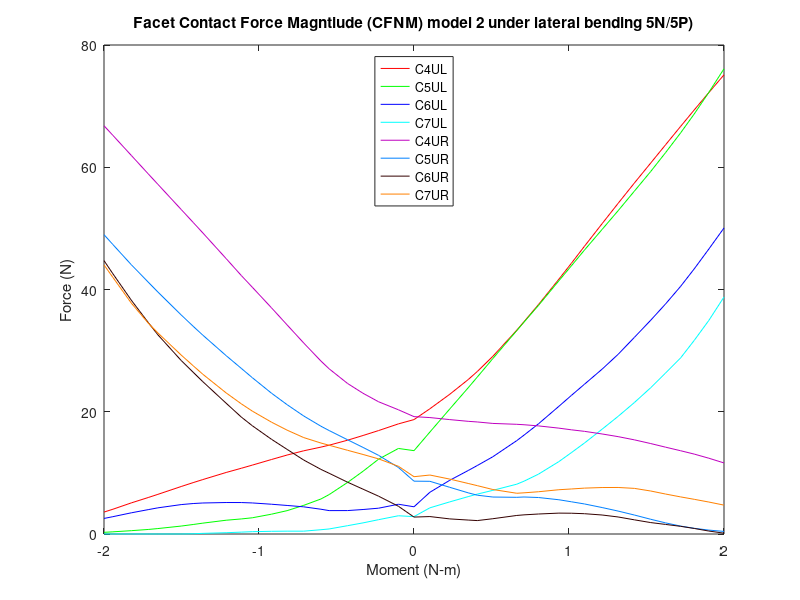

This figure's MATLAB source:
%% Facet contact force magnitude (N)
% model2_SlideSlide_NoTethr/5P & 6P 

clear all;
%% 5P
figure (8)

c4ulxp=[2 2.05126 2.11533 2.17471 2.20404 2.25438 2.33159 2.3549 2.4016 2.46738 2.50746 2.55002 2.60679 2.65835 2.71084 2.76368 2.81124 2.86007 2.90407 2.95108 3 ]-2;
c4ulyp=[18.7179 20.4894 22.8597 25.2605 26.579 29.0697 33.349 34.7364 37.5391 41.6912 44.2738 47.0851 50.7717 54.0902 57.4195 60.6982 63.6596 66.6864 69.3836 72.2177 75.1189 ];

c4urxp=[2 2.05126 2.11533 2.17471 2.20404 2.25438 2.33159 2.3549 2.4016 2.46738 2.50746 2.55002 2.60679 2.65835 2.71084 2.76368 2.81124 2.86007 2.90407 2.95108 3 ]-2;
c4uryp=[19.2013 19.0486 18.7162 18.435 18.3307 18.0897 17.9466 17.8757 17.6863 17.3185 17.0472 16.7943 16.3659 15.9297 15.4047 14.7957 14.2084 13.622 13.072 12.3982 11.6267 ];

c5ulxp=[2 2.05126 2.11533 2.17471 2.20404 2.25438 2.33159 2.3549 2.4016 2.46738 2.50746 2.55002 2.60679 2.65835 2.71084 2.76368 2.81124 2.86007 2.90407 2.95108 3 ]-2;
c5ulyp=[13.6356 16.6823 20.4533 23.9176 25.6697 28.7087 33.2761 34.665 37.3992 41.4296 43.863 46.4621 49.8282 52.8884 56.0893 59.315 62.3754 65.6247 68.7252 72.2549 76.1108 ];

c5urxp=[2 2.05126 2.11533 2.17471 2.20404 2.25438 2.33159 2.3549 2.4016 2.46738 2.50746 2.55002 2.60679 2.65835 2.71084 2.76368 2.81124 2.86007 2.90407 2.95108 3 ]-2;
c5uryp=[8.64361 8.6218 7.63851 6.73733 6.34975 6.04738 6.00299 6.05551 5.96886 5.60274 5.27356 4.91552 4.32878 3.75214 3.10548 2.40858 1.82355 1.29401 0.931837 0.638606 0.424049 ];

c6ulxp=[2 2.05126 2.11533 2.17471 2.20404 2.25438 2.33159 2.3549 2.4016 2.46738 2.50746 2.55002 2.60679 2.65835 2.71084 2.76368 2.81124 2.86007 2.90407 2.95108 3 ]-2;
c6ulyp=[4.45284 6.82756 8.78811 10.384 11.1998 12.6407 15.2792 16.1734 18.0304 20.8916 22.6625 24.5086 26.9684 29.3908 32.1636 34.9795 37.6243 40.5156 43.3854 46.621 50.0662 ];

c6urxp=[2 2.05126 2.11533 2.17471 2.20404 2.25438 2.33159 2.3549 2.4016 2.46738 2.50746 2.55002 2.60679 2.65835 2.71084 2.76368 2.81124 2.86007 2.90407 2.95108 3 ]-2;
c6uryp=[2.76838 2.8537 2.47124 2.28267 2.19589 2.50168 3.03478 3.13364 3.27138 3.41679 3.40027 3.32058 3.10806 2.78769 2.31902 1.86867 1.56857 1.2564 0.906017 0.483931 0.134335 ];

c7ulxp=[2 2.05126 2.11533 2.17471 2.20404 2.25438 2.33159 2.3549 2.4016 2.46738 2.50746 2.55002 2.60679 2.65835 2.71084 2.76368 2.81124 2.86007 2.90407 2.95108 3 ]-2;
c7ulyp=[2.84559 4.28292 5.25518 6.11547 6.52391 7.14379 8.15121 8.63996 9.79449 11.8459 13.3036 14.8894 17.146 19.2417 21.5037 23.9378 26.322 28.8122 31.6806 34.9425 38.7738 ];

c7urxp=[2 2.05126 2.11533 2.17471 2.20404 2.25438 2.33159 2.3549 2.4016 2.46738 2.50746 2.55002 2.60679 2.65835 2.71084 2.76368 2.81124 2.86007 2.90407 2.95108 3 ]-2;
c7uryp=[9.37565 9.64723 8.98342 8.26946 7.91221 7.27737 6.66555 6.73739 6.91386 7.24413 7.36528 7.50756 7.60275 7.61276 7.46463 7.03404 6.54103 6.07015 5.6739 5.22942 4.72534 ];

%% 5N

c4ulxn=-1*[2 2.05026 2.11433 2.16433 2.21433 2.27371 2.30007 2.35578 2.40928 2.45979 2.52161 2.5572 2.60603 2.68118 2.71243 2.7511 2.82625 2.8575 2.91199 2.97132 3 ]+2;
c4ulyn=[18.7179 18.0167 16.9219 16.1168 15.3453 14.5303 14.2171 13.6126 12.9195 12.1862 11.2692 10.7537 10.0657 8.90611 8.40688 7.76816 6.48533 5.96634 5.08864 4.05116 3.58758 ];

c4urxn=-1*[2 2.05026 2.11433 2.16433 2.21433 2.27371 2.30007 2.35578 2.40928 2.45979 2.52161 2.5572 2.60603 2.68118 2.71243 2.7511 2.82625 2.8575 2.91199 2.97132 3 ]+2;
c4uryn=[19.2013 20.3223 21.6356 23.0196 24.6272 27.0235 28.2889 31.2504 34.2041 37.0075 40.3736 42.2941 45.0575 49.2564 50.978 53.0958 57.213 58.9293 61.9408 65.2159 66.7896 ];

c5ulxn=-1*[2 2.05026 2.11433 2.16433 2.21433 2.27371 2.30007 2.35578 2.40928 2.45979 2.52161 2.5572 2.60603 2.68118 2.71243 2.7511 2.82625 2.8575 2.91199 2.97132 3 ]+2;
c5ulyn=[13.6356 13.9957 12.237 10.2684 8.43409 6.44921 5.733 4.6879 3.82171 3.24162 2.65385 2.46415 2.2534 1.7765 1.55511 1.29808 0.890622 0.742007 0.544334 0.356778 0.274919 ];

c5urxn=-1*[2 2.05026 2.11433 2.16433 2.21433 2.27371 2.30007 2.35578 2.40928 2.45979 2.52161 2.5572 2.60603 2.68118 2.71243 2.7511 2.82625 2.8575 2.91199 2.97132 3 ]+2;
c5uryn=[8.64361 10.8858 12.8706 14.1626 15.4157 16.9252 17.629 19.3098 21.1568 23.0403 25.5759 27.1011 29.181 32.5287 33.9857 35.8428 39.5918 41.2149 44.0595 47.3554 48.9715 ];

c6ulxn=-1*[2 2.05026 2.11433 2.16433 2.21433 2.27371 2.30007 2.35578 2.40928 2.45979 2.52161 2.5572 2.60603 2.68118 2.71243 2.7511 2.82625 2.8575 2.91199 2.97132 3 ]+2;
c6ulyn=[4.45284 4.86872 4.22212 4.00787 3.8329 3.82719 4.05134 4.44534 4.66944 4.87087 5.08193 5.14647 5.1498 5.07386 4.98467 4.81225 4.27938 3.98616 3.46535 2.83516 2.54489 ];

c6urxn=-1*[2 2.05026 2.11433 2.16433 2.21433 2.27371 2.30007 2.35578 2.40928 2.45979 2.52161 2.5572 2.60603 2.68118 2.71243 2.7511 2.82625 2.8575 2.91199 2.97132 3 ]+2;
c6uryn=[2.76838 4.53764 6.18955 7.33201 8.47466 9.93509 10.5686 12.1021 13.8426 15.4968 17.7126 19.1375 21.3972 24.9199 26.4658 28.3918 32.5932 34.6127 38.2562 42.5752 44.7291 ];

c7ulxn=-1*[2 2.05026 2.11433 2.16433 2.21433 2.27371 2.30007 2.35578 2.40928 2.45979 2.52161 2.5572 2.60603 2.68118 2.71243 2.7511 2.82625 2.8575 2.91199 2.97132 3 ]+2;
c7ulyn=[2.84559 2.98434 2.34362 1.82051 1.36039 0.825726 0.701109 0.464505 0.465852 0.442625 0.381019 0.30702 0.212272 0.10466 0.0401035 0.00483694 0.00423063 0.00407596 0.00380494 0.00351389 0.00337734 ];

c7urxn=-1*[2 2.05026 2.11433 2.16433 2.21433 2.27371 2.30007 2.35578 2.40928 2.45979 2.52161 2.5572 2.60603 2.68118 2.71243 2.7511 2.82625 2.8575 2.91199 2.97132 3 ]+2;
c7uryn=[9.37565 11.079 12.2914 13.0108 13.6961 14.5202 14.882 15.7756 16.9887 18.2995 20.1064 21.3008 23.086 26.1322 27.5291 29.2791 32.8969 34.5132 37.7803 41.9814 44.0256 ];
%% left

c4xl=2*[flip(c4ulxn(2:21)),c4ulxp];
c4yl=[flip(c4ulyn(2:21)),c4ulyp];
a=plot(c4xl,c4yl,'r');
hold on

c5xl=2*[flip(c5ulxn(2:21)),c5ulxp];
c5yl=[flip(c5ulyn(2:21)),c5ulyp];
b=plot(c5xl,c5yl,'g');
hold on

c6xl=2*[flip(c6ulxn(2:21)),c6ulxp];
c6yl=[flip(c6ulyn(2:21)),c6ulyp];
c=plot(c6xl,c6yl,'b');
hold on

c7xl=2*[flip(c7ulxn(2:21)),c7ulxp];
c7yl=[flip(c7ulyn(2:21)),c7ulyp];
d=plot(c7xl,c7yl,'c');
hold on
%% Right

c4xr=2*[flip(c4urxn(2:21)),c4urxp];
c4yr=[flip(c4uryn(2:21)),c4uryp];
e=plot(c4xr,c4yr,'color',[0.75, 0, 0.75]);
hold on

c5xr=2*[flip(c5urxn(2:21)),c5urxp];
c5yr=[flip(c5uryn(2:21)),c5uryp];
f=plot(c5xr,c5yr,'color',[0 0.5 1]);
hold on

c6xr=2*[flip(c6urxn(2:21)),c6urxp];
c6yr=[flip(c6uryn(2:21)),c6uryp];
g=plot(c6xr,c6yr,'color',[0.2 0 0]);
hold on

c7xr=2*[flip(c7urxn(2:21)),c7urxp];
c7yr=[flip(c7uryn(2:21)),c7uryp];
h=plot(c7xr,c7yr,'color',[1 .5 0]);

leg=[a,b,c,d,e,f,g,h];
title('Facet Contact Force Magntiude (CFNM) model 2 under lateral bending 5N/5P)')
xlabel('Moment (N-m)')
ylabel('Force (N)')
legend(leg,'C4UL','C5UL','C6UL','C7UL','C4UR','C5UR','C6UR','C7UR','location','north')
